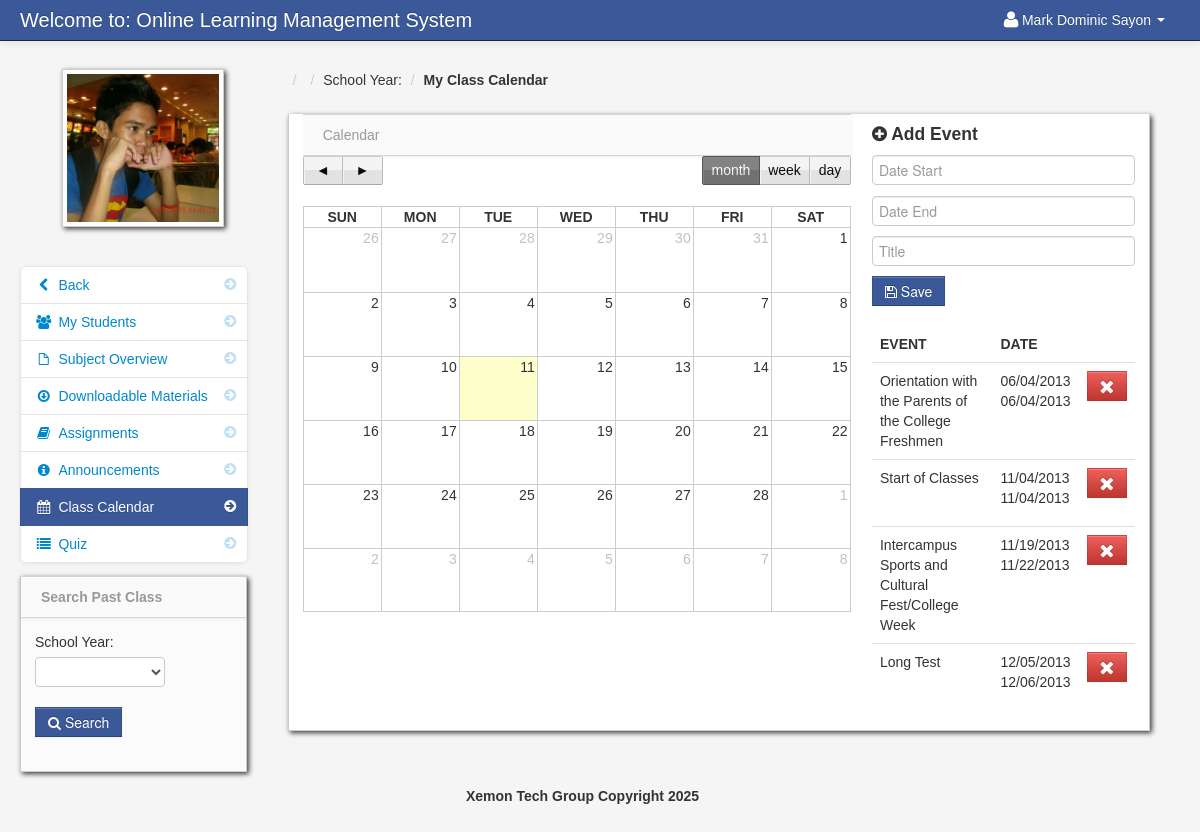
/class_calendar.php (signed in), run on the app's committed database.
### tables this page shows
CREATE TABLE `student` (
  `student_id` int(11) NOT NULL,
  `firstname` varchar(100) NOT NULL,
  `lastname` varchar(100) NOT NULL,
  `class_id` int(11) NOT NULL,
  `username` varchar(100) NOT NULL,
  `password` varchar(100) NOT NULL,
  `location` varchar(100) NOT NULL,
  `status` varchar(100) NOT NULL
);

CREATE TABLE `event` (
  `event_id` int(11) NOT NULL,
  `event_title` varchar(100) NOT NULL,
  `teacher_class_id` int(11) NOT NULL,
  `date_start` varchar(100) NOT NULL,
  `date_end` varchar(100) NOT NULL
);

### session.php (called while the page is built, shortened)
<?php
$session_id = $_SESSION['id'];
?>

### navbar_student.php (shortened to what this page needs)
<div class="navbar navbar-fixed-top navbar-inverse">
	<div class="navbar-inner">
		<div class="container-fluid">
			<a class="brand" href="#">Welcome to: Online Learning Management System</a>
			<div class="nav-collapse collapse">
				<ul class="nav pull-right">
					<?php $query = mysqli_query($conn, "select * from student where student_id = '$session_id'") or die(mysqli_error());
					$row = mysqli_fetch_array($query);
					?>
					<li class="dropdown">
						<a href="#" role="button" class="dropdown-toggle" data-toggle="dropdown"> <i
								class="icon-user icon-large"></i><?php echo $row['firstname'] . " " . $row['lastname']; ?>
							<i class="caret"></i></a>
					</li>
				</ul>
			</div>
		</div>
	</div>
</div>

### calendar_sidebar.php
<div class="span3" id="sidebar">
	<img id="avatar" src="admin/<?php echo $row['location']; ?>" class="img-polaroid">
			<ul class="nav nav-list bs-docs-sidenav nav-collapse collapse">
				<li class=""><a href="dasboard_teacher.php"><i class="icon-chevron-right"></i><i class="icon-chevron-left"></i>&nbsp;Back</a></li>
				<li class=""><a href="my_students.php<?php echo '?id='.$get_id; ?>"><i class="icon-chevron-right"></i><i class="icon-group"></i>&nbsp;My Students</a></li>
				<li class=""><a href="subject_overview.php<?php echo '?id='.$get_id; ?>"><i class="icon-chevron-right"></i><i class="icon-file"></i>&nbsp;Subject Overview</a></li>
				<li class=""><a href="downloadable.php<?php echo '?id='.$get_id; ?>"><i class="icon-chevron-right"></i><i class="icon-download"></i>&nbsp;Downloadable Materials</a></li>
				<li class=""><a href="assignment.php<?php echo '?id='.$get_id; ?>"><i class="icon-chevron-right"></i><i class="icon-book"></i>&nbsp;Assignments</a></li>
				<li class=""><a href="announcements.php<?php echo '?id='.$get_id; ?>"><i class="icon-chevron-right"></i><i class="icon-info-sign"></i>&nbsp;Announcements</a></li>
				<li class="active"><a href="class_calendar.php<?php echo '?id='.$get_id; ?>"><i class="icon-chevron-right"></i><i class="icon-calendar"></i>&nbsp;Class Calendar</a></li>
			    <li class=""><a href="class_quiz.php<?php echo '?id='.$get_id; ?>"><i class="icon-chevron-right"></i><i class="icon-list"></i>&nbsp;Quiz</a></li>
			</ul>
			<?php include('search_other_class.php'); ?>
</div>

### add_class_event.php (shortened to what this page needs)
 <form id="signin_student" class="form-signin" method="post">
	<h4 class="form-signin-heading"><i class="icon-plus-sign"></i> Add Event</h4>
	    <input type="text" class="input-block-level datepicker" name="date_start" id="date01" placeholder="Date Start" required/>
	    <input type="text" class="input-block-level datepicker" name="date_end" id="date01" placeholder="Date End" required/>
		<input type="text" class="input-block-level" id="username" name="title" placeholder="Title" required/>
	<button id="signin" name="add" class="btn btn-info" type="submit"><i class="icon-save"></i> Save</button>
</form>
		<table cellpadding="0" cellspacing="0" border="0" class="table" id="">
										<thead>
										        <tr>
												<th>Event</th>
												<th>Date</th>
												<th></th>
												</tr>
										</thead>
										<tbody>
									<?php $event_query = mysqli_query($conn,"select * from event where teacher_class_id = '$get_id' ")or die(mysqli_error());
										while($event_row = mysqli_fetch_array($event_query)){
										$id  = $event_row['event_id'];
									?>
										<tr id="del<?php echo $id; ?>">
										 <td><?php echo $event_row['event_title']; ?></td>
                                         <td><?php  echo $event_row['date_start']; ?>
											<br>
											 <?php  echo $event_row['date_end']; ?>
										 </td>
                                         <td width="40">
										 <form method="post" action="delete_class_event.php">
										 <button class="btn btn-danger" name="delete_event"><i class="icon-remove icon-large"></i></button>
										 </form>
										 </td>
                                </tr>
						 <?php } ?>
										</tbody>
									</table>

### admin/assets/styles.css (style rules this page uses)
body { padding-top: 60px; padding-bottom: 40px; background-color: #f5f5f5; }
.bs-docs-sidenav { max-width: 228px; margin: 30px 0 0; padding: 0; background-color: #fff; -webkit-border-radius: 6px; -moz-border-radius: 6px; border-radius: 6px; -webkit-box-shadow: 0 1px 4px rgba(0,0,0,.065); -moz-box-shadow: 0 1px 4px rgba(0,0,0,.065); box-shadow: 0 1px 4px rgba(0,0,0,.065); }
.bs-docs-sidenav > li > a { display: block; width: 190px \9; margin: 0 0 -1px; padding: 8px 14px; border: 1px solid #e5e5e5; }
.bs-docs-sidenav > li:first-child > a { -webkit-border-radius: 6px 6px 0 0; -moz-border-radius: 6px 6px 0 0; border-radius: 6px 6px 0 0; }
.bs-docs-sidenav > li:last-child > a { -webkit-border-radius: 0 0 6px 6px; -moz-border-radius: 0 0 6px 6px; border-radius: 0 0 6px 6px; }
.bs-docs-sidenav > .active > a { position: relative; z-index: 2; padding: 9px 15px; border: 0; text-shadow: 0 1px 0 rgba(0,0,0,.15); -webkit-box-shadow: inset 1px 0 0 rgba(0,0,0,.1), inset -1px 0 0 rgba(0,0,0,.1); -moz-box-shadow: inset 1px 0 0 rgba(0,0,0,.1), inset -1px 0 0 rgba(0,0,0,.1); box-shadow: inset 1px 0 0 rgba(0,0,0,.1), inset -1px 0 0 rgba(0,0,0,.1); }
.bs-docs-sidenav .icon-chevron-right { float: right; margin-top: 2px; margin-right: -6px; opacity: .25; }
.bs-docs-sidenav .active .icon-chevron-right, .bs-docs-sidenav .active a:hover .icon-chevron-right { opacity: 1; }

### data on the page
student: firstname "Mark Dominic", lastname "Sayon", location (picture)
event: event_title "Orientation with the Parents of the College Freshmen", date_start "06/04/2013", date_end "06/04/2013"
event: event_title "Start of Classes", date_start "11/04/2013", date_end "11/04/2013"
event: event_title "Intercampus Sports and Cultural Fest/College Week", date_start "11/19/2013", date_end "11/22/2013"
event: event_title "Long Test", date_start "12/05/2013", date_end "12/06/2013"
